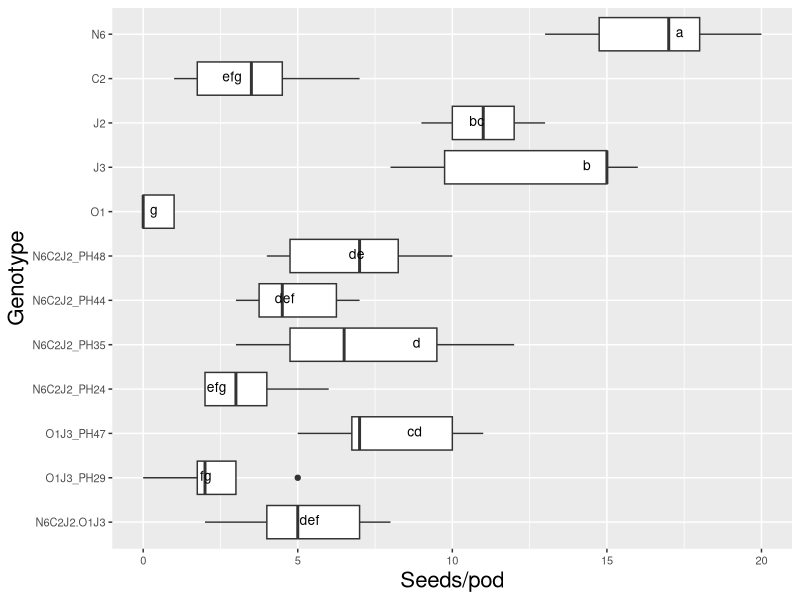

Write the R code that produced this figure.
# Comparison 2XY: Novel allohexaploids

#load packages 
install.packages("multcompView")
install.packages("viridis")
install.packages("viridisLite")
library(viridis)
library(viridisLite)
library(tidyverse)
library(dplyr)
library(ggplot2)
library(ggpubr)
library(datasets)
library(multcompView)


# vollständige Rohdatentabelle laden ######
getwd()
DATA <- read_csv("EPPN raw data complete 220419.csv")
View(DATA)


#drop first column
DATA = DATA[,2:37]
View(DATA)

#### subsetting #####
comp_N6C2J2.O1J3 <- DATA[DATA$Genotype %in% c("N6", "C2", "J2", "O1", "J3",
                                                "N6C2J2_PH24", "N6C2J2_PH35", "N6C2J2_PH44", "N6C2J2_PH48", "O1J3_PH29", "O1J3_PH47",	
                                                "N6C2J2.O1J3"), ]
head(comp_N6C2J2.O1J3)
View(comp_N6C2J2.O1J3)


# ANOVA, Tukey & Boxplot with CLD according to Rosane Rech##########################################################
# loading the appropriate libraries
library(datasets)

#remove previous objects
rm(anova)
rm(tukey)
rm(cld)
rm(Tk)

# analysis of variance
anova <- aov(seeds_per_pod ~ Genotype, data = comp_N6C2J2.O1J3)
summary(anova)

# Tukey's test
tukey <- TukeyHSD(anova)
print(tukey)

# compact letter display
cld <- multcompLetters4(anova, tukey)
print(cld)

# table with factors and 3rd quantile
Tk <- group_by(comp_N6C2J2.O1J3, Genotype) %>%
  summarise(mean = round(mean(seeds_per_pod, na.rm = TRUE), digits = 1), quant = round(quantile(seeds_per_pod, probs = 0.75, na.rm = TRUE), digits = 1)) %>%
  arrange(desc(mean)) #WICHTIG: arrange(desc(mean)) muss hier rein!!!

# extracting the compact letter display and adding to the Tk table
cld <- as.data.frame.list(cld$Genotype)
Tk$cld <- cld$Letters
print(Tk) # print dient der Überprüfung: Mittelwerte und Letter code 
# in der gleichen Reihenfolge angeordnet?

# Reorder factor levels in comp_N6C2J2.O1J3
comp_N6C2J2.O1J3ord <- comp_N6C2J2.O1J3                             
comp_N6C2J2.O1J3ord$Genotype <- factor(comp_N6C2J2.O1J3ord$Genotype,     
                                  levels = c("N6C2J2.O1J3",
                                             "O1J3_PH29", "O1J3_PH47", "N6C2J2_PH24", "N6C2J2_PH35", "N6C2J2_PH44", "N6C2J2_PH48", 	
                                             "O1", "J3", "J2" , "C2", "N6"))

Tkord <- Tk
Tkord$Genotype <- factor(Tkord$Genotype,     
                         levels = c("N6C2J2.O1J3",
                                    "O1J3_PH29", "O1J3_PH47", "N6C2J2_PH24", "N6C2J2_PH35", "N6C2J2_PH44", "N6C2J2_PH48", 	
                                    "O1", "J3", "J2" , "C2", "N6"))

#boxplot seeds_per_pod N5C2J2
ggplot(comp_N6C2J2.O1J3ord, aes(Genotype, seeds_per_pod)) + 
  geom_boxplot() +
  labs(x="Genotype", y="Seeds/pod") +
  geom_text(data = Tkord, aes(x = Genotype, y = quant, label = cld), color = "black", size = 3.5, vjust = 0.3, hjust = 3) +
  coord_flip() +
  theme(axis.title = element_text(size = 16),
        legend.text = element_text(size = 12),
        legend.title= element_blank(),
        axis.title.x = element_text(size = 16),
        axis.title.y = element_text(size = 16),
        axis.text.x = element_text(size = 8),
        axis.text.y = element_text(size = 8)) 
